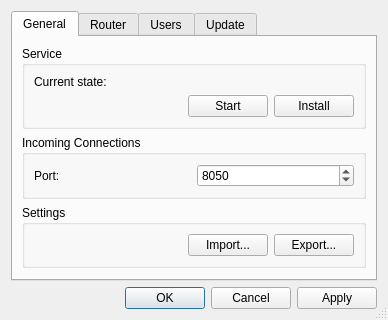
<?xml version="1.0" encoding="UTF-8"?>
<ui version="4.0">
 <class>ConfigDialog</class>
 <widget class="QDialog" name="ConfigDialog">
  <property name="geometry">
   <rect>
    <x>0</x>
    <y>0</y>
    <width>388</width>
    <height>296</height>
   </rect>
  </property>
  <property name="windowTitle">
   <string>Settings</string>
  </property>
  <property name="sizeGripEnabled">
   <bool>true</bool>
  </property>
  <layout class="QVBoxLayout" name="verticalLayout_3">
   <item>
    <widget class="QTabWidget" name="tab_general">
     <property name="currentIndex">
      <number>0</number>
     </property>
     <widget class="QWidget" name="widget">
      <attribute name="title">
       <string>General</string>
      </attribute>
      <layout class="QVBoxLayout" name="verticalLayout_2">
       <item>
        <widget class="QGroupBox" name="groupBox">
         <property name="title">
          <string>Service</string>
         </property>
         <layout class="QVBoxLayout" name="verticalLayout_4">
          <item>
           <widget class="QLabel" name="label_service_status">
            <property name="text">
             <string notr="true">Current state:</string>
            </property>
           </widget>
          </item>
          <item>
           <layout class="QHBoxLayout" name="horizontalLayout_2">
            <item>
             <spacer name="horizontalSpacer">
              <property name="orientation">
               <enum>Qt::Horizontal</enum>
              </property>
              <property name="sizeHint" stdset="0">
               <size>
                <width>40</width>
                <height>20</height>
               </size>
              </property>
             </spacer>
            </item>
            <item>
             <widget class="QPushButton" name="button_service_start_stop">
              <property name="text">
               <string notr="true">Start</string>
              </property>
             </widget>
            </item>
            <item>
             <widget class="QPushButton" name="button_service_install_remove">
              <property name="text">
               <string notr="true">Install</string>
              </property>
             </widget>
            </item>
           </layout>
          </item>
         </layout>
        </widget>
       </item>
       <item>
        <widget class="QGroupBox" name="groupbox_incoming_connections">
         <property name="title">
          <string>Incoming Connections</string>
         </property>
         <layout class="QHBoxLayout" name="horizontalLayout_4">
          <item>
           <widget class="QLabel" name="label_port">
            <property name="text">
             <string>Port:</string>
            </property>
           </widget>
          </item>
          <item>
           <widget class="QSpinBox" name="spinbox_port">
            <property name="minimum">
             <number>1</number>
            </property>
            <property name="maximum">
             <number>65535</number>
            </property>
            <property name="value">
             <number>8050</number>
            </property>
           </widget>
          </item>
         </layout>
        </widget>
       </item>
       <item>
        <widget class="QGroupBox" name="groupbox_import_export">
         <property name="title">
          <string>Settings</string>
         </property>
         <layout class="QHBoxLayout" name="horizontalLayout_3">
          <item>
           <spacer name="horizontalSpacer_2">
            <property name="orientation">
             <enum>Qt::Horizontal</enum>
            </property>
            <property name="sizeHint" stdset="0">
             <size>
              <width>113</width>
              <height>20</height>
             </size>
            </property>
           </spacer>
          </item>
          <item>
           <widget class="QPushButton" name="button_import">
            <property name="text">
             <string>Import...</string>
            </property>
           </widget>
          </item>
          <item>
           <widget class="QPushButton" name="button_export">
            <property name="text">
             <string>Export...</string>
            </property>
           </widget>
          </item>
         </layout>
        </widget>
       </item>
       <item>
        <spacer name="verticalSpacer_2">
         <property name="orientation">
          <enum>Qt::Vertical</enum>
         </property>
         <property name="sizeHint" stdset="0">
          <size>
           <width>20</width>
           <height>2</height>
          </size>
         </property>
        </spacer>
       </item>
      </layout>
     </widget>
     <widget class="QWidget" name="tab_router">
      <attribute name="title">
       <string>Router</string>
      </attribute>
      <layout class="QVBoxLayout" name="verticalLayout_5">
       <item>
        <widget class="QCheckBox" name="checkbox_enable_router">
         <property name="text">
          <string>Enable the use of a router</string>
         </property>
        </widget>
       </item>
       <item>
        <layout class="QHBoxLayout" name="horizontalLayout_5">
         <item>
          <widget class="QLabel" name="label_router_address">
           <property name="enabled">
            <bool>false</bool>
           </property>
           <property name="text">
            <string>Address:</string>
           </property>
          </widget>
         </item>
         <item>
          <widget class="QLineEdit" name="edit_router_address">
           <property name="enabled">
            <bool>false</bool>
           </property>
          </widget>
         </item>
        </layout>
       </item>
       <item>
        <widget class="QLabel" name="label_router_public_key">
         <property name="enabled">
          <bool>false</bool>
         </property>
         <property name="text">
          <string>Public Key:</string>
         </property>
        </widget>
       </item>
       <item>
        <widget class="QPlainTextEdit" name="edit_router_public_key">
         <property name="enabled">
          <bool>false</bool>
         </property>
        </widget>
       </item>
      </layout>
     </widget>
     <widget class="QWidget" name="tab_users">
      <attribute name="title">
       <string>Users</string>
      </attribute>
      <layout class="QHBoxLayout" name="horizontalLayout">
       <item>
        <layout class="QVBoxLayout" name="verticalLayout">
         <item>
          <widget class="QPushButton" name="button_add">
           <property name="sizePolicy">
            <sizepolicy hsizetype="Fixed" vsizetype="Fixed">
             <horstretch>0</horstretch>
             <verstretch>0</verstretch>
            </sizepolicy>
           </property>
           <property name="toolTip">
            <string>Add new user</string>
           </property>
           <property name="text">
            <string/>
           </property>
           <property name="icon">
            <iconset resource="resources.qrc">
             <normaloff>:/img/plus.png</normaloff>:/img/plus.png</iconset>
           </property>
          </widget>
         </item>
         <item>
          <widget class="QPushButton" name="button_modify">
           <property name="sizePolicy">
            <sizepolicy hsizetype="Fixed" vsizetype="Fixed">
             <horstretch>0</horstretch>
             <verstretch>0</verstretch>
            </sizepolicy>
           </property>
           <property name="toolTip">
            <string>Edit user</string>
           </property>
           <property name="text">
            <string/>
           </property>
           <property name="icon">
            <iconset resource="resources.qrc">
             <normaloff>:/img/pencil.png</normaloff>:/img/pencil.png</iconset>
           </property>
          </widget>
         </item>
         <item>
          <widget class="QPushButton" name="button_delete">
           <property name="sizePolicy">
            <sizepolicy hsizetype="Fixed" vsizetype="Fixed">
             <horstretch>0</horstretch>
             <verstretch>0</verstretch>
            </sizepolicy>
           </property>
           <property name="toolTip">
            <string>Delete user</string>
           </property>
           <property name="text">
            <string/>
           </property>
           <property name="icon">
            <iconset resource="resources.qrc">
             <normaloff>:/img/minus.png</normaloff>:/img/minus.png</iconset>
           </property>
          </widget>
         </item>
         <item>
          <spacer name="verticalSpacer">
           <property name="orientation">
            <enum>Qt::Vertical</enum>
           </property>
           <property name="sizeHint" stdset="0">
            <size>
             <width>20</width>
             <height>40</height>
            </size>
           </property>
          </spacer>
         </item>
        </layout>
       </item>
       <item>
        <widget class="QTreeWidget" name="tree_users">
         <property name="contextMenuPolicy">
          <enum>Qt::CustomContextMenu</enum>
         </property>
         <property name="indentation">
          <number>0</number>
         </property>
         <property name="sortingEnabled">
          <bool>true</bool>
         </property>
         <column>
          <property name="text">
           <string>Users</string>
          </property>
         </column>
        </widget>
       </item>
      </layout>
     </widget>
     <widget class="QWidget" name="tab_update">
      <attribute name="title">
       <string>Update</string>
      </attribute>
      <layout class="QVBoxLayout" name="verticalLayout_8">
       <item>
        <widget class="QGroupBox" name="groupbox_update_server">
         <property name="title">
          <string>Update Server</string>
         </property>
         <layout class="QVBoxLayout" name="verticalLayout_6">
          <item>
           <widget class="QCheckBox" name="checkbox_use_custom_server">
            <property name="text">
             <string>Use custom update server</string>
            </property>
           </widget>
          </item>
          <item>
           <layout class="QHBoxLayout" name="horizontalLayout_6">
            <item>
             <widget class="QLabel" name="label">
              <property name="text">
               <string>Server:</string>
              </property>
             </widget>
            </item>
            <item>
             <widget class="QLineEdit" name="edit_update_server">
              <property name="enabled">
               <bool>false</bool>
              </property>
              <property name="text">
               <string notr="true">update.aspia.org</string>
              </property>
             </widget>
            </item>
           </layout>
          </item>
         </layout>
        </widget>
       </item>
       <item>
        <spacer name="verticalSpacer_3">
         <property name="orientation">
          <enum>Qt::Vertical</enum>
         </property>
         <property name="sizeHint" stdset="0">
          <size>
           <width>20</width>
           <height>83</height>
          </size>
         </property>
        </spacer>
       </item>
       <item>
        <layout class="QHBoxLayout" name="horizontalLayout_7">
         <item>
          <spacer name="horizontalSpacer_3">
           <property name="orientation">
            <enum>Qt::Horizontal</enum>
           </property>
           <property name="sizeHint" stdset="0">
            <size>
             <width>40</width>
             <height>20</height>
            </size>
           </property>
          </spacer>
         </item>
         <item>
          <widget class="QPushButton" name="button_check_updates">
           <property name="text">
            <string>Check for updates</string>
           </property>
          </widget>
         </item>
        </layout>
       </item>
      </layout>
     </widget>
    </widget>
   </item>
   <item>
    <widget class="QDialogButtonBox" name="button_box">
     <property name="standardButtons">
      <set>QDialogButtonBox::Apply|QDialogButtonBox::Cancel|QDialogButtonBox::Ok</set>
     </property>
    </widget>
   </item>
  </layout>
  <action name="action_add">
   <property name="icon">
    <iconset>
     <normaloff>:/img/user-plus.png</normaloff>:/img/user-plus.png</iconset>
   </property>
   <property name="text">
    <string>Add</string>
   </property>
  </action>
  <action name="action_modify">
   <property name="icon">
    <iconset>
     <normaloff>:/img/user-pencil.png</normaloff>:/img/user-pencil.png</iconset>
   </property>
   <property name="text">
    <string>Modify</string>
   </property>
  </action>
  <action name="action_delete">
   <property name="icon">
    <iconset>
     <normaloff>:/img/user-minus.png</normaloff>:/img/user-minus.png</iconset>
   </property>
   <property name="text">
    <string>Delete</string>
   </property>
  </action>
 </widget>
 <resources>
  <include location="resources.qrc"/>
 </resources>
 <connections/>
</ui>
